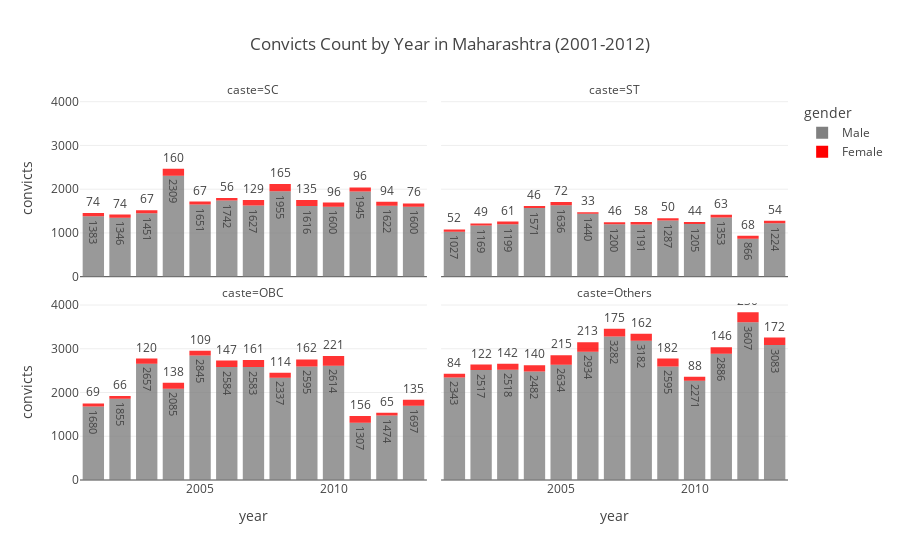

Notebook source saved alongside this figure:
### Code cell
fig = px.bar(dff, x='year', y='convicts', 
             title='Convicts Count by Year in Maharashtra (2001-2012)', color='gender',
             opacity=0.8, orientation='v',text_auto=True,
             barmode='relative', facet_col='caste',facet_col_wrap=2
             , color_discrete_map= {'Male':'gray', 'Female':'red'},
             text = 'convicts',
             hover_data = ['detenues'], template='xgridoff'
             )

fig.show()

### Figure 1 — Plotly figure (JSON) as saved in the notebook; plotly's stock layout.template omitted (floating-point values rounded to 4 significant figures)
{"data": [{"alignmentgroup": "True", "customdata": [[113], [61], [35], [31], [52], [50], [14], [20], [17], [4], [14], [4], [6]], "hovertemplate": "gender=Male<br>caste=SC<br>year=%{x}<br>convicts=%{text}<br>detenues=%{customdata[0]}<extra></extra>", "legendgroup": "Male", "marker": {"color": "gray", "opacity": 0.8, "pattern": {"shape": ""}}, "name": "Male", "offsetgroup": "Male", "orientation": "v", "showlegend": true, "text": [1383, 1346, 1451, 2309, 1651, 1742, 1627, 1955, 1616, 1600, 1945, 1622, 1600], "textposition": "auto", "texttemplate": "%{y}", "type": "bar", "x": [2001, 2002, 2003, 2004, 2005, 2006, 2007, 2008, 2009, 2010, 2011, 2012, 2013], "xaxis": "x3", "y": [1383, 1346, 1451, 2309, 1651, 1742, 1627, 1955, 1616, 1600, 1945, 1622, 1600], "yaxis": "y3"}, {"alignmentgroup": "True", "customdata": [[58], [37], [23], [26], [34], [28], [13], [12], [18], [12], [7], [11], [3]], "hovertemplate": "gender=Male<br>caste=ST<br>year=%{x}<br>convicts=%{text}<br>detenues=%{customdata[0]}<extra></extra>", "legendgroup": "Male", "marker": {"color": "gray", "opacity": 0.8, "pattern": {"shape": ""}}, "name": "Male", "offsetgroup": "Male", "orientation": "v", "showlegend": false, "text": [1027, 1169, 1199, 1571, 1636, 1440, 1200, 1191, 1287, 1205, 1353, 866, 1224], "textposition": "auto", "texttemplate": "%{y}", "type": "bar", "x": [2001, 2002, 2003, 2004, 2005, 2006, 2007, 2008, 2009, 2010, 2011, 2012, 2013], "xaxis": "x4", "y": [1027, 1169, 1199, 1571, 1636, 1440, 1200, 1191, 1287, 1205, 1353, 866, 1224], "yaxis": "y4"}, {"alignmentgroup": "True", "customdata": [[87], [53], [57], [30], [68], [72], [58], [32], [14], [28], [12], [1], [3]], "hovertemplate": "gender=Male<br>caste=OBC<br>year=%{x}<br>convicts=%{text}<br>detenues=%{customdata[0]}<extra></extra>", "legendgroup": "Male", "marker": {"color": "gray", "opacity": 0.8, "pattern": {"shape": ""}}, "name": "Male", "offsetgroup": "Male", "orientation": "v", "showlegend": false, "text": [1680, 1855, 2657, 2085, 2845, 2584, 2583, 2337, 2595, 2614, 1307, 1474, 1697], "textposition": "auto", "texttemplate": "%{y}", "type": "bar", "x": [2001, 2002, 2003, 2004, 2005, 2006, 2007, 2008, 2009, 2010, 2011, 2012, 2013], "xaxis": "x", "y": [1680, 1855, 2657, 2085, 2845, 2584, 2583, 2337, 2595, 2614, 1307, 1474, 1697], "yaxis": "y"}, {"alignmentgroup": "True", "customdata": [[106], [148], [73], [83], [80], [123], [66], [47], [33], [31], [33], [26], [15]], "hovertemplate": "gender=Male<br>caste=Others<br>year=%{x}<br>convicts=%{text}<br>detenues=%{customdata[0]}<extra></extra>", "legendgroup": "Male", "marker": {"color": "gray", "opacity": 0.8, "pattern": {"shape": ""}}, "name": "Male", "offsetgroup": "Male", "orientation": "v", "showlegend": false, "text": [2343, 2517, 2518, 2482, 2634, 2934, 3282, 3182, 2595, 2271, 2886, 3607, 3083], "textposition": "auto", "texttemplate": "%{y}", "type": "bar", "x": [2001, 2002, 2003, 2004, 2005, 2006, 2007, 2008, 2009, 2010, 2011, 2012, 2013], "xaxis": "x2", "y": [2343, 2517, 2518, 2482, 2634, 2934, 3282, 3182, 2595, 2271, 2886, 3607, 3083], "yaxis": "y2"}, {"alignmentgroup": "True", "customdata": [[0], [0], [0], [0], [0], [0], [0], [0], [0], [0], [0], [0], [0]], "hovertemplate": "gender=Female<br>caste=SC<br>year=%{x}<br>convicts=%{text}<br>detenues=%{customdata[0]}<extra></extra>", "legendgroup": "Female", "marker": {"color": "red", "opacity": 0.8, "pattern": {"shape": ""}}, "name": "Female", "offsetgroup": "Female", "orientation": "v", "showlegend": true, "text": [74, 74, 67, 160, 67, 56, 129, 165, 135, 96, 96, 94, 76], "textposition": "auto", "texttemplate": "%{y}", "type": "bar", "x": [2001, 2002, 2003, 2004, 2005, 2006, 2007, 2008, 2009, 2010, 2011, 2012, 2013], "xaxis": "x3", "y": [74, 74, 67, 160, 67, 56, 129, 165, 135, 96, 96, 94, 76], "yaxis": "y3"}, {"alignmentgroup": "True", "customdata": [[0], [0], [0], [0], [0], [0], [0], [0], [0], [0], [0], [0], [1]], "hovertemplate": "gender=Female<br>caste=ST<br>year=%{x}<br>convicts=%{text}<br>detenues=%{customdata[0]}<extra></extra>", "legendgroup": "Female", "marker": {"color": "red", "opacity": 0.8, "pattern": {"shape": ""}}, "name": "Female", "offsetgroup": "Female", "orientation": "v", "showlegend": false, "text": [52, 49, 61, 46, 72, 33, 46, 58, 50, 44, 63, 68, 54], "textposition": "auto", "texttemplate": "%{y}", "type": "bar", "x": [2001, 2002, 2003, 2004, 2005, 2006, 2007, 2008, 2009, 2010, 2011, 2012, 2013], "xaxis": "x4", "y": [52, 49, 61, 46, 72, 33, 46, 58, 50, 44, 63, 68, 54], "yaxis": "y4"}, {"alignmentgroup": "True", "customdata": [[0], [6], [0], [0], [0], [0], [0], [0], [0], [0], [0], [0], [0]], "hovertemplate": "gender=Female<br>caste=OBC<br>year=%{x}<br>convicts=%{text}<br>detenues=%{customdata[0]}<extra></extra>", "legendgroup": "Female", "marker": {"color": "red", "opacity": 0.8, "pattern": {"shape": ""}}, "name": "Female", "offsetgroup": "Female", "orientation": "v", "showlegend": false, "text": [69, 66, 120, 138, 109, 147, 161, 114, 162, 221, 156, 65, 135], "textposition": "auto", "texttemplate": "%{y}", "type": "bar", "x": [2001, 2002, 2003, 2004, 2005, 2006, 2007, 2008, 2009, 2010, 2011, 2012, 2013], "xaxis": "x", "y": [69, 66, 120, 138, 109, 147, 161, 114, 162, 221, 156, 65, 135], "yaxis": "y"}, {"alignmentgroup": "True", "customdata": [[1], [2], [1], [0], [1], [1], [1], [2], [0], [2], [0], [0], [0]], "hovertemplate": "gender=Female<br>caste=Others<br>year=%{x}<br>convicts=%{text}<br>detenues=%{customdata[0]}<extra></extra>", "legendgroup": "Female", "marker": {"color": "red", "opacity": 0.8, "pattern": {"shape": ""}}, "name": "Female", "offsetgroup": "Female", "orientation": "v", "showlegend": false, "text": [84, 122, 142, 140, 215, 213, 175, 162, 182, 88, 146, 230, 172], "textposition": "auto", "texttemplate": "%{y}", "type": "bar", "x": [2001, 2002, 2003, 2004, 2005, 2006, 2007, 2008, 2009, 2010, 2011, 2012, 2013], "xaxis": "x2", "y": [84, 122, 142, 140, 215, 213, 175, 162, 182, 88, 146, 230, 172], "yaxis": "y2"}], "layout": {"annotations": [{"font": {}, "showarrow": false, "text": "caste=OBC", "x": 0.245, "xanchor": "center", "xref": "paper", "y": 0.465, "yanchor": "bottom", "yref": "paper"}, {"font": {}, "showarrow": false, "text": "caste=Others", "x": 0.755, "xanchor": "center", "xref": "paper", "y": 0.465, "yanchor": "bottom", "yref": "paper"}, {"font": {}, "showarrow": false, "text": "caste=SC", "x": 0.245, "xanchor": "center", "xref": "paper", "y": 1.0, "yanchor": "bottom", "yref": "paper"}, {"font": {}, "showarrow": false, "text": "caste=ST", "x": 0.755, "xanchor": "center", "xref": "paper", "y": 1.0, "yanchor": "bottom", "yref": "paper"}], "barmode": "relative", "legend": {"title": {"text": "gender"}, "tracegroupgap": 0}, "title": {"text": "Convicts Count by Year in Maharashtra (2001-2012)"}, "xaxis": {"anchor": "y", "domain": [0, 0.49], "title": {"text": "year"}}, "xaxis2": {"anchor": "y2", "domain": [0.51, 1], "matches": "x", "title": {"text": "year"}}, "xaxis3": {"anchor": "y3", "domain": [0, 0.49], "matches": "x", "showticklabels": false}, "xaxis4": {"anchor": "y4", "domain": [0.51, 1], "matches": "x", "showticklabels": false}, "yaxis": {"anchor": "x", "domain": [0, 0.465], "title": {"text": "convicts"}}, "yaxis2": {"anchor": "x2", "domain": [0, 0.465], "matches": "y", "showticklabels": false}, "yaxis3": {"anchor": "x3", "domain": [0.535, 1.0], "matches": "y", "title": {"text": "convicts"}}, "yaxis4": {"anchor": "x4", "domain": [0.535, 1.0], "matches": "y", "showticklabels": false}}}
